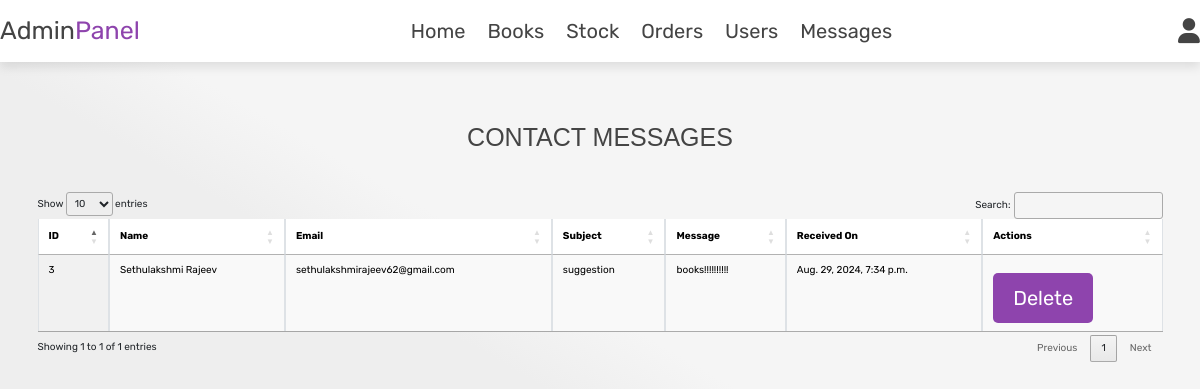
The page /adminmessages/ on the database its author committed.
### myapp/models.py (models this page shows, shortened)
class ContactMessage(models.Model):
    name = models.CharField(max_length=100)
    email = models.EmailField()
    subject = models.CharField(max_length=200)
    message = models.TextField()
    created_at = models.DateTimeField(auto_now_add=True)

### myapp/views.py (the view)
# urls.py: path('adminmessages/', views.admin_contact, name='adminmessages'),
def admin_contact(r):
    messages = ContactMessage.objects.all()
    context = {
        'messages': messages,
    }
    return render(r, 'admin_contacts.html', context)

### template/admin_contacts.html (shortened to what this page needs)
<!DOCTYPE html>
<html lang="en">
<head>
    {% load static %}
    <link href="https://cdn.jsdelivr.net/npm/bootstrap@5.3.3/dist/css/bootstrap.min.css" rel="stylesheet">
    <link rel="stylesheet" href="{% static 'css/admin_style.css' %}">
    <link rel="stylesheet" href="https://cdnjs.cloudflare.com/ajax/libs/font-awesome/6.0.0/css/all.min.css">
    <link rel="stylesheet" href="https://cdn.datatables.net/1.11.5/css/jquery.dataTables.min.css">
</head>
<body>
    {% include 'admin_header.html' %}
    <section class="messages">
        <h1 class="title" style="font-family: 'Poppins', sans-serif; font-size: 2.5em; margin-bottom: 20px; text-align: center;">Contact Messages</h1>
        <div class="container">
            {% if messages %}
            <table id="messagesTable" class="table table-striped table-bordered display">
                <thead>
                    <tr>
                        <th>ID</th>
                        <th>Name</th>
                        <th>Email</th>
                        <th>Subject</th>
                        <th>Message</th>
                        <th>Received On</th>
                        <th>Actions</th>
                    </tr>
                </thead>
                <tbody>
                    {% for message in messages %}
                    <tr>
                        <td>{{ message.id }}</td>
                        <td>{{ message.name }}</td>
                        <td>{{ message.email }}</td>
                        <td>{{ message.subject }}</td>
                        <td>{{ message.message }}</td>
                        <td>{{ message.created_at }}</td>
                        <td>
                            <a href="{% url 'deletemessages' message.id %}" onclick="return confirm('Delete this message?');" class="delete-btn btn btn-danger">Delete</a>
                        </td>
                    </tr>
                    {% endfor %}
                </tbody>
            </table>
            {% else %}
            <p class="empty">No messages received yet!</p>
            {% endif %}
        </div>
    </section>
</body>
</html>

### static/css/admin_style.css (style rules this page uses)
:root { --purple:#8e44ad; --red:#c0392b; --orange:#f39c12; --black:#444; --white:#fff; --light-color:#666; --light-white:#ccc; --light-bg:#f5f5f5; --border:.1rem solid var(--black); --border-hover:.1rem solid var(--black); --box-shadow:0 .5rem 1rem rgba(0,0,0,.1); }
* { font-family:'Rubik', sans-serif; margin:0; padding:0; box-sizing: border-box; outline: none; border: none; text-decoration: none; transition: all .2s linear; }
html { font-size: 62.5%; overflow-x: hidden; }
body { background-color: var(--light-bg); margin: 0; padding: 0; background: linear-gradient(30deg, #eee 30%, #f5f5f5 40.1%); }
section { padding:4rem 2rem; align-items: center; }
.btn { display: inline-block; margin-top: 1rem; padding: 1rem 3rem; cursor: pointer; color: var(--white); font-size: 1.8rem; border-radius: .5rem; text-transform: capitalize; }
.btn-danger { background-color: var(--red); }
.title { text-align: center; margin-bottom: 2rem; text-transform: uppercase; color: var(--black); font-size: 4rem; margin: 0; padding: 20px 0; text-align: center; }
.btn, .option-btn, .delete-btn, .white-btn { text-decoration: none; display: inline-block; margin-top: 1rem; padding:1rem -3rem; cursor: pointer; color: var(--white); font-size: 1.8rem; border-radius: .5rem; text-transform: capitalize; }
.white-btn, .btn { text-decoration: none; color: var(--white); background-color: var(--purple); }
.delete-btn { text-decoration: none; color: var(--white); background-color: var(--red); }
.btn { background-color: var(--purple); border: none; border-radius: 5px; padding: 10px 20px; font-size: 20px; }

### template/admin_contacts.html (style rules this page uses)
body { background-color: var(--light-bg); margin: 0; padding: 0; background: linear-gradient(30deg, #eee 30%, #f5f5f5 60.1%); }

### rows shown on the page
ContactMessage: id "3", name "Sethulakshmi Rajeev", email "sethulakshmirajeev62@gmail.com", subject "suggestion", message "books!!!!!!!!!!", created_at "Aug. 29, 2024, 7:34 p.m."
